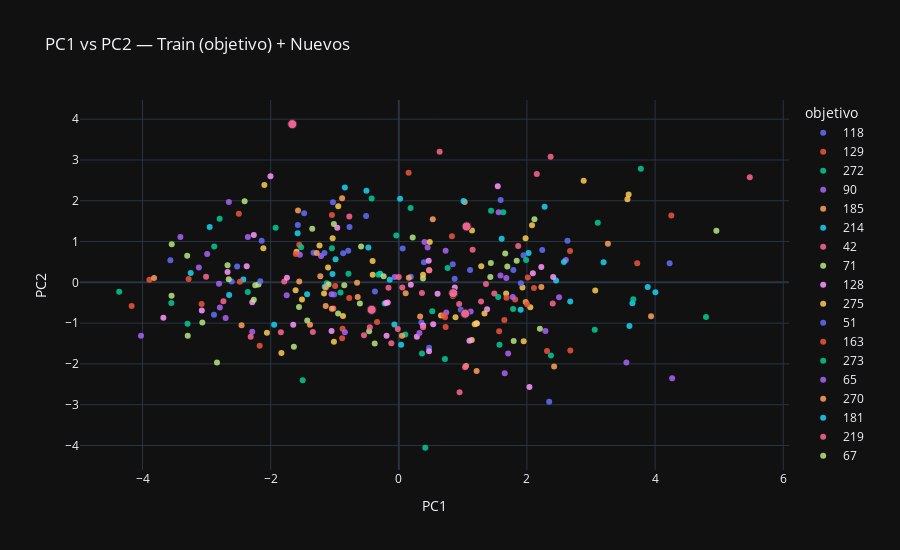

Notebook code cell kept with this figure:
### Code cell
import plotly.express as px
import plotly.graph_objects as go

# --- 1) figura base: train coloreado por objetivo (igual que antes) ---
y_train = entrenamiento["objetivo"]
df_plot2 = entrenamiento_pca_objetivo.iloc[:, :2].copy()
df_plot2["objetivo"] = y_train.loc[entrenamiento_pca_objetivo.index].astype(str)

fig = px.scatter(
    df_plot2, x="PC1", y="PC2", color="objetivo",
    opacity=0.85, title="PC1 vs PC2 — Train (objetivo) + Nuevos",
    height=550
)
fig.update_traces(marker=dict(size=6))

# --- 2) overlay: nuevos (un solo trazo, símbolo distinto) ---
new2 = T_new_df.loc[:, ["PC1", "PC2"]].copy()
fig.add_trace(
    go.Scatter(
        x=new2["PC1"], y=new2["PC2"],
        mode="markers",
        name="nuevos",
        marker=dict(size=9, line=dict(width=1)),
        opacity=0.95,
        showlegend=True
    )
)

fig.update_layout(xaxis_title="PC1", yaxis_title="PC2")
fig.show()
